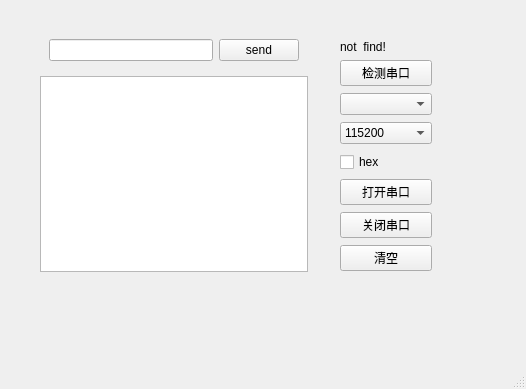
<?xml version="1.0" encoding="UTF-8"?>
<ui version="4.0">
 <class>MainWindow</class>
 <widget class="QMainWindow" name="MainWindow">
  <property name="geometry">
   <rect>
    <x>0</x>
    <y>0</y>
    <width>526</width>
    <height>389</height>
   </rect>
  </property>
  <property name="windowTitle">
   <string>MainWindow</string>
  </property>
  <widget class="QWidget" name="centralwidget">
   <widget class="QWidget" name="widget" native="true">
    <property name="geometry">
     <rect>
      <x>40</x>
      <y>30</y>
      <width>268</width>
      <height>242</height>
     </rect>
    </property>
    <layout class="QVBoxLayout" name="verticalLayout">
     <item>
      <widget class="QWidget" name="widget_2" native="true">
       <layout class="QHBoxLayout" name="horizontalLayout">
        <item>
         <widget class="QLineEdit" name="lineEdit"/>
        </item>
        <item>
         <widget class="QPushButton" name="pushButton">
          <property name="text">
           <string>send</string>
          </property>
         </widget>
        </item>
       </layout>
      </widget>
     </item>
     <item>
      <widget class="QTextEdit" name="textEdit"/>
     </item>
    </layout>
   </widget>
   <widget class="QWidget" name="widget_3" native="true">
    <property name="geometry">
     <rect>
      <x>340</x>
      <y>40</y>
      <width>92</width>
      <height>231</height>
     </rect>
    </property>
    <layout class="QVBoxLayout" name="verticalLayout_2">
     <item>
      <widget class="QLabel" name="label">
       <property name="text">
        <string>not  find!</string>
       </property>
      </widget>
     </item>
     <item>
      <widget class="QPushButton" name="pushButton_2">
       <property name="text">
        <string>检测串口</string>
       </property>
      </widget>
     </item>
     <item>
      <spacer name="verticalSpacer">
       <property name="orientation">
        <enum>Qt::Vertical</enum>
       </property>
       <property name="sizeHint" stdset="0">
        <size>
         <width>20</width>
         <height>40</height>
        </size>
       </property>
      </spacer>
     </item>
     <item>
      <widget class="QComboBox" name="comboBox"/>
     </item>
     <item>
      <spacer name="verticalSpacer_2">
       <property name="orientation">
        <enum>Qt::Vertical</enum>
       </property>
       <property name="sizeHint" stdset="0">
        <size>
         <width>20</width>
         <height>40</height>
        </size>
       </property>
      </spacer>
     </item>
     <item>
      <widget class="QComboBox" name="comboBox_2">
       <item>
        <property name="text">
         <string>115200</string>
        </property>
       </item>
       <item>
        <property name="text">
         <string>4800</string>
        </property>
       </item>
       <item>
        <property name="text">
         <string>9600</string>
        </property>
       </item>
      </widget>
     </item>
     <item>
      <spacer name="verticalSpacer_3">
       <property name="orientation">
        <enum>Qt::Vertical</enum>
       </property>
       <property name="sizeHint" stdset="0">
        <size>
         <width>20</width>
         <height>40</height>
        </size>
       </property>
      </spacer>
     </item>
     <item>
      <widget class="QCheckBox" name="checkBox">
       <property name="text">
        <string>hex</string>
       </property>
      </widget>
     </item>
     <item>
      <spacer name="verticalSpacer_4">
       <property name="orientation">
        <enum>Qt::Vertical</enum>
       </property>
       <property name="sizeHint" stdset="0">
        <size>
         <width>20</width>
         <height>40</height>
        </size>
       </property>
      </spacer>
     </item>
     <item>
      <widget class="QPushButton" name="pushButton_3">
       <property name="text">
        <string>打开串口</string>
       </property>
      </widget>
     </item>
     <item>
      <spacer name="verticalSpacer_5">
       <property name="orientation">
        <enum>Qt::Vertical</enum>
       </property>
       <property name="sizeHint" stdset="0">
        <size>
         <width>20</width>
         <height>40</height>
        </size>
       </property>
      </spacer>
     </item>
     <item>
      <widget class="QPushButton" name="pushButton_4">
       <property name="text">
        <string>关闭串口</string>
       </property>
      </widget>
     </item>
     <item>
      <spacer name="verticalSpacer_6">
       <property name="orientation">
        <enum>Qt::Vertical</enum>
       </property>
       <property name="sizeHint" stdset="0">
        <size>
         <width>20</width>
         <height>40</height>
        </size>
       </property>
      </spacer>
     </item>
     <item>
      <widget class="QPushButton" name="pushButton_5">
       <property name="text">
        <string>清空</string>
       </property>
      </widget>
     </item>
    </layout>
   </widget>
  </widget>
  <widget class="QMenuBar" name="menubar">
   <property name="geometry">
    <rect>
     <x>0</x>
     <y>0</y>
     <width>526</width>
     <height>17</height>
    </rect>
   </property>
  </widget>
  <widget class="QStatusBar" name="statusbar"/>
 </widget>
 <resources/>
 <connections/>
</ui>
